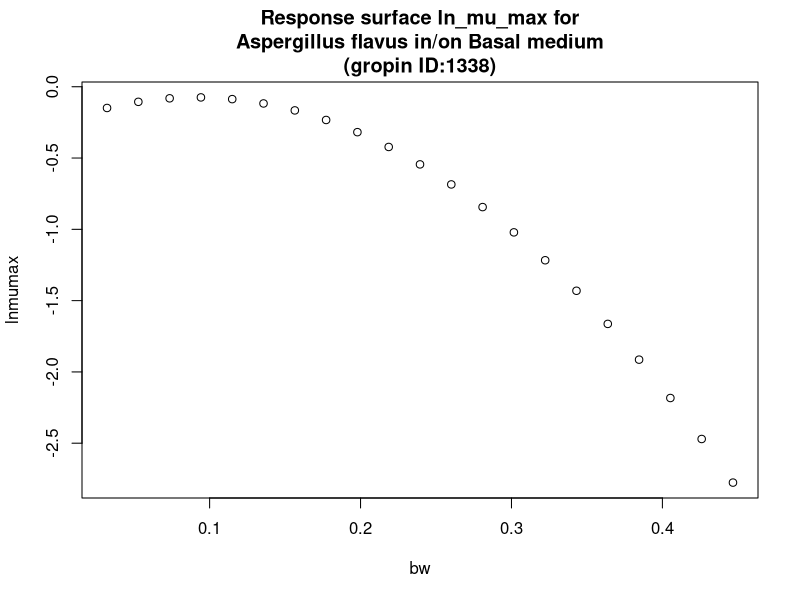

This chart was generated by the following R code:
#############################
# start of Parameter script
#############################
bw <- seq(0.032032,0.446753246753247,length.out=21)
#############################
# end of Parameter script
#############################
############################# 
# start of Model script Gropin ID 1338 
#############################
 
# constant coefficients for this model
 
variables <- data.frame(bw)
argumentsPar <- unique.data.frame(expand.grid(variables))
 
# heart of the model
response_surface <- function(bw) {
   mumax <-(-0.2515+3.887*bw-21.35*bw^2)

	return(mumax=mumax)
} 

# output parameters
responseSurface <- cbind(argumentsPar,response_surface(argumentsPar['bw']))
colnames(responseSurface) <- c(colnames(argumentsPar),'lnmumax')
#############################
# End of Model script
#############################
############################# 
# start of Visualisation script Gropin ID 1338 
#############################
titleText <-'Response surface ln_mu_max for
Aspergillus flavus in/on Basal medium
(gropin ID:1338)'
plot(bw,responseSurface$'lnmumax',xlab='bw',
                          ylab='lnmumax',main=titleText)
#############################
# End of Visualisation script
#############################
